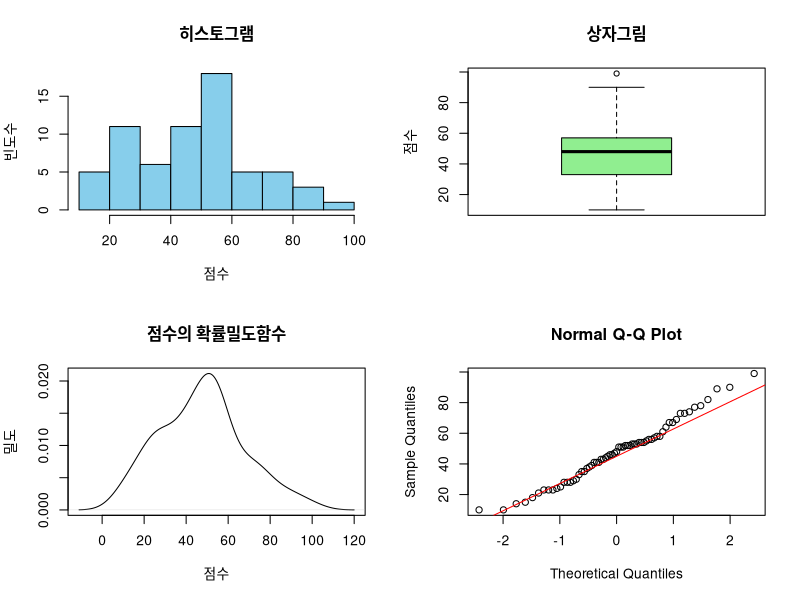

Recreate this plot in R.
# 데이터 입력
scores <- c(54, 57, 55, 23, 51, 64, 90, 51, 52, 43, 15, 10, 82, 74, 54, 78, 37, 73, 52, 48, 
           41, 33, 52, 30, 41, 51, 18, 39, 46, 28, 53, 44, 46, 56, 28, 58, 29, 58, 67, 35, 
           25, 38, 61, 53, 23, 73, 69, 47, 41, 45, 77, 56, 89, 28, 54, 99, 10, 43, 35, 24, 
           21, 23, 67, 14, 53)

# (1) 기초 통계량 계산
mean_score <- mean(scores)                # 평균
median_score <- median(scores)            # 중앙값
var_score <- var(scores)                  # 표본분산
sd_score <- sd(scores)                    # 표본표준편차
cv_score <- sd_score / mean_score * 100   # 변동계수 (%)

# 결과 출력
cat("\n----- (1) 데이터의 기초 통계량 -----\n")
cat("개수:", length(scores), "\n")
cat("평균:", round(mean_score, 2), "\n")
cat("중앙값:", median_score, "\n")
cat("표본분산:", round(var_score, 2), "\n")
cat("표본표준편차:", round(sd_score, 2), "\n")
cat("변동계수:", round(cv_score, 2), "%\n")

# (2) 그래픽을 통한 분포 시각화
# 줄기-잎 그림
cat("\n----- (2) 줄기-잎 그림 -----\n")
stem_result <- stem(scores)
print(stem_result)

# 히스토그램
par(mfrow=c(2, 2))  # 2x2 그래프 레이아웃 설정

hist(scores, 
     main="히스토그램", 
     xlab="점수", 
     ylab="빈도수",
     col="skyblue",
     breaks=10)

# 상자그림
boxplot(scores, 
        main="상자그림", 
        ylab="점수",
        col="lightgreen")

# 분포의 형태 확인을 위한 확률밀도함수 그래프
plot(density(scores), 
     main="점수의 확률밀도함수", 
     xlab="점수", 
     ylab="밀도")

# QQ-Plot (정규성 확인)
qqnorm(scores)
qqline(scores, col="red")

par(mfrow=c(1,1))  # 그래프 레이아웃 초기화

# 결과 해석
cat("\n----- 분포의 종합적 특징 -----\n")
cat("1. 중심 경향: 평균(", round(mean_score, 2), ")과 중앙값(", median_score, ")의 비교\n", sep="")
if (mean_score > median_score) {
  cat("   - 평균이 중앙값보다 큰 것으로 보아 오른쪽으로 꼬리가 긴 분포(양의 왜도)입니다.\n")
} else if (mean_score < median_score) {
  cat("   - 평균이 중앙값보다 작은 것으로 보아 왼쪽으로 꼬리가 긴 분포(음의 왜도)입니다.\n")
} else {
  cat("   - 평균과 중앙값이 같아 대칭적인 분포의 특징을 보입니다.\n")
}

cat("2. 분산: 표준편차는", round(sd_score, 2), "로, 데이터의 퍼짐 정도를 나타냅니다.\n")

# 사분위수 범위(IQR) 계산
q1 <- quantile(scores, 0.25)
q3 <- quantile(scores, 0.75)
iqr_val <- IQR(scores)
cat("3. 사분위수 범위(IQR):", iqr_val, "\n")

# 이상치 확인
lower_bound <- q1 - 1.5 * iqr_val
upper_bound <- q3 + 1.5 * iqr_val
outliers <- scores[scores < lower_bound | scores > upper_bound]
if (length(outliers) > 0) {
  cat("4. 이상치가", length(outliers), "개 발견되었습니다:", outliers, "\n")
} else {
  cat("4. 이상치가 발견되지 않았습니다.\n")
}

# 정규성 판단 (Shapiro-Wilk 검정)
shapiro_test <- shapiro.test(scores)
cat("5. 정규성 검정(Shapiro-Wilk) p-value:", round(shapiro_test$p.value, 4), "\n")
if (shapiro_test$p.value < 0.05) {
  cat("   - p-value가 0.05보다 작아 정규분포를 따른다고 볼 수 없습니다.\n")
} else {
  cat("   - p-value가 0.05보다 커서 정규분포를 따른다고 볼 수 있습니다.\n")
}